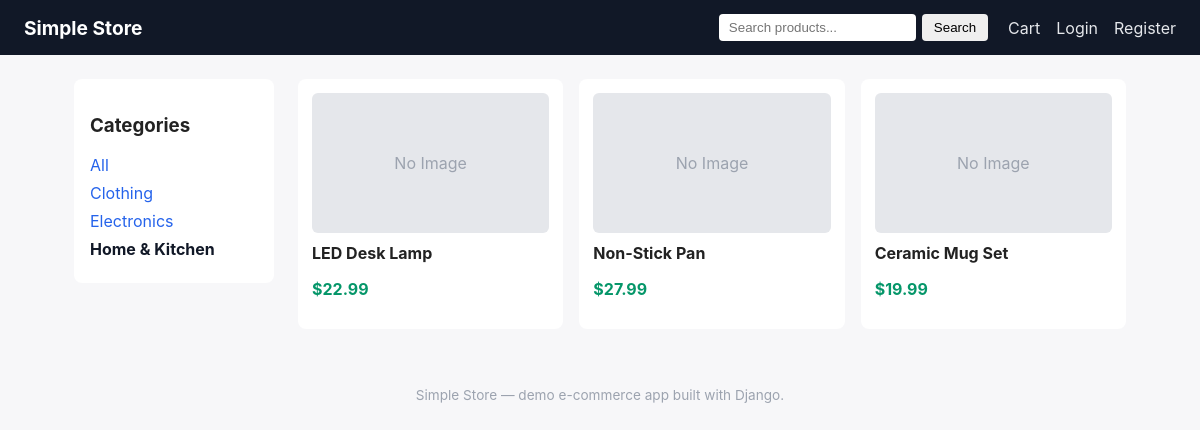
Page /?category=home-kitchen on the committed database.
### store/models.py (models this page shows, shortened)
class Category(models.Model):
    name = models.CharField(max_length=100, unique=True)
    slug = models.SlugField(max_length=120, unique=True)
    class Meta:
        verbose_name_plural = 'categories'
        ordering = ['name']

class Product(models.Model):
    category = models.ForeignKey(
        Category, related_name='products', on_delete=models.SET_NULL, null=True, blank=True
    )
    name = models.CharField(max_length=200)
    slug = models.SlugField(max_length=220, unique=True)
    description = models.TextField(blank=True)
    price = models.DecimalField(max_digits=10, decimal_places=2)
    stock = models.PositiveIntegerField(default=0)
    image_url = models.URLField(blank=True, help_text='Optional: link to a product image')
    is_active = models.BooleanField(default=True)
    created_at = models.DateTimeField(auto_now_add=True)
    class Meta:
        ordering = ['-created_at']
    def get_absolute_url(self):
        return reverse('product_detail', args=[self.slug])
    def in_stock(self):
        return self.stock > 0

### store/views.py (the view)
# urls.py: path('', views.product_list, name='product_list'),
def product_list(request):
    products = Product.objects.filter(is_active=True)
    categories = Category.objects.all()
    category_slug = request.GET.get('category')
    if category_slug:
        products = products.filter(category__slug=category_slug)
    query = request.GET.get('q')
    if query:
        products = products.filter(name__icontains=query)
    context = {
        'products': products,
        'categories': categories,
        'active_category': category_slug,
        'query': query or '',
    }
    return render(request, 'store/product_list.html', context)

### store/context_processors.py (called while the page is built)
def cart_item_count(request):
    from .views import get_cart
    try:
        cart = get_cart(request)
        count = cart.total_items
    except Exception:
        count = 0
    return {'cart_item_count': count}

### store/models.py (called while the page is built)
    @property
    def total_items(self):
        return sum(item.quantity for item in self.items.all())

### store/views.py (called while the page is built)
def get_cart(request):
    if request.user.is_authenticated:
        cart, _ = Cart.objects.get_or_create(user=request.user)
        return cart
    if not request.session.session_key:
        request.session.create()
    session_key = request.session.session_key
    cart, _ = Cart.objects.get_or_create(session_key=session_key, user=None)
    return cart

### store/templates/store/product_list.html (shortened to what this page needs)
{% extends 'store/base.html' %}
{% block content %}
<div class="page-layout">
    <aside class="sidebar">
        <h3>Categories</h3>
        <ul class="category-list">
            <li><a href="{% url 'product_list' %}" class="{% if not active_category %}active{% endif %}">All</a></li>
            {% for category in categories %}
                <li>
                    <a href="?category={{ category.slug }}" class="{% if active_category == category.slug %}active{% endif %}">
                        {{ category.name }}
                    </a>
                </li>
            {% endfor %}
        </ul>
    </aside>
    <section class="product-grid">
        {% if products %}
            {% for product in products %}
                <a href="{{ product.get_absolute_url }}" class="product-card">
                    {% if product.image_url %}
                        <img src="{{ product.image_url }}" alt="{{ product.name }}">
                    {% else %}
                        <div class="product-card-placeholder">No Image</div>
                    {% endif %}
                    <h4>{{ product.name }}</h4>
                    <p class="price">${{ product.price }}</p>
                </a>
            {% endfor %}
        {% else %}
            <p>No products found.</p>
        {% endif %}
    </section>
</div>
{% endblock %}

### store/static/store/css/style.css (style rules this page uses)
* { box-sizing: border-box; }
body { font-family: -apple-system, BlinkMacSystemFont, 'Segoe UI', Roboto, sans-serif; margin: 0; background: #f7f7f9; color: #222; }
a { text-decoration: none; color: #2563eb; }
.page-layout { display: flex; gap: 24px; align-items: flex-start; }
.sidebar { width: 200px; background: #fff; padding: 16px; border-radius: 8px; }
.category-list { list-style: none; padding: 0; margin: 0; }
.category-list li { margin-bottom: 8px; }
.category-list a.active { font-weight: 700; color: #111827; }
.product-grid { flex: 1; display: grid; grid-template-columns: repeat(auto-fill, minmax(200px, 1fr)); gap: 16px; }
.product-card { background: #fff; border-radius: 8px; padding: 14px; color: inherit; display: block; transition: box-shadow 0.15s ease; }
.product-card-placeholder { width: 100%; height: 140px; background: #e5e7eb; border-radius: 6px; display: flex; align-items: center; justify-content: center; color: #9ca3af; }
.product-card h4 { margin: 10px 0 4px; font-size: 1rem; }
.price { color: #059669; font-weight: 700; }

### rows in the picture
Category: name "Clothing"
Category: name "Electronics"
Category: name "Home & Kitchen"
Product: image_url "No Image", name "LED Desk Lamp", price "22.99"
Product: image_url "No Image", name "Non-Stick Pan", price "27.99"
Product: image_url "No Image", name "Ceramic Mug Set", price "19.99"
